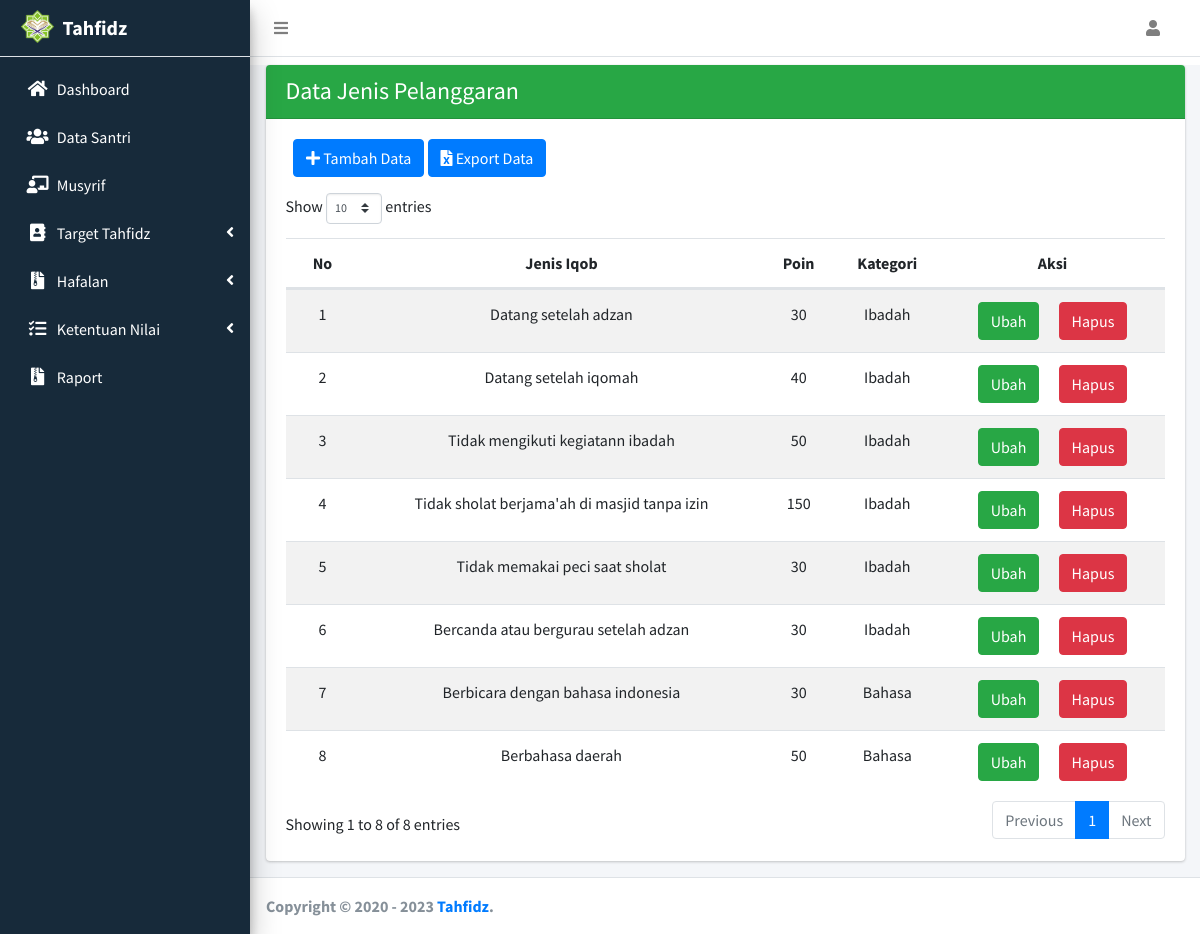
The page /index.php/pelanggaran/jenis_pelanggaran on the database its author committed.
### tables this page shows
CREATE TABLE `jenispelanggaran` (
  `IdJenisIqob` int(11) NOT NULL,
  `JenisIqob` varchar(100) NOT NULL,
  `Poin` double NOT NULL,
  `Kategori` enum('Ibadah','Bahasa') NOT NULL
);

### application/views/templates/wrapper-admin.php (called while the page is built)
<?php
require_once 'header.php';
require_once 'navbar.php';
require_once 'sidebar.php';
require_once 'content.php';
require_once 'footer.php';

### application/controllers/pelanggaran/Jenis_pelanggaran.php (called while the page is built, shortened)
<?php
class Jenis_pelanggaran extends CI_Controller
{
  public function __construct()
  {
    $this->load->model('Jenis_pelanggaran_M');
  }
  public function index()
  {
    $data = [
      'title' => 'Data Jenis Pelanggaran',
      'user' => $this->db->get_where('login', ['username' => $this->session->userdata('username')])->row_array(),
      'jenispelanggaran' => $this->Jenis_pelanggaran_M->getAllJenisPelanggaran(),
      'isi' => 'pelanggaran/v-jenispelanggaran',
    ];
    $this->load->view('templates/wrapper-admin', $data);
  }
}

### index.php (called while the page is built, shortened)
<?php
require_once BASEPATH.'core/CodeIgniter.php';

### application/views/templates/content.php (called while the page is built)
<?php
if ($isi) {
  $this->load->view($isi);
}

### application/models/Jenis_pelanggaran_M.php (called while the page is built, shortened)
<?php
class Jenis_pelanggaran_M extends CI_Model
{
  public function getAllJenisPelanggaran()
  {
    return $this->db->get('jenispelanggaran')->result_array();
  }
}

### application/views/pelanggaran/v-jenispelanggaran.php (the view, shortened to what this page needs)
<div class="content-wrapper">
  <div class="content mt-2">
    <div class="container-fluid">
      <div class="row">
        <div class="col-sm">
          <div class="card">
            <div class="card-header bg-success">
              <h4 class="m-0"><?= $title; ?></h4>
            </div>
            <div class="card-body">
              <div class="col mb-3">
                <button type="button" class="btn btn-primary" data-toggle="modal" data-target="#addJenisPelanggaran"><i class="fas fa-plus"></i> Tambah Data</button>
                <a href="<?= base_url('pelanggaran/jenis_pelanggaran/export_excel'); ?>" target="_blank" class="btn btn-primary"><i class="fas fa-file-excel"></i> Export Data</a>
              </div>
              <table id="example2" class="table  table-striped text-center">
                <thead>
                  <tr>
                    <th style="width: 50px;">No</th>
                    <th>Jenis Iqob</th>
                    <th>Poin</th>
                    <th>Kategori</th>
                    <th style="width: 200px;">Aksi</th>
                  </tr>
                </thead>
                <tbody>
                  <?php
                  $no = 1;
                  foreach ($jenispelanggaran as $jp) : ?>
                    <tr>
                      <td><?= $no++; ?></td>
                      <td><?= $jp['JenisIqob']; ?></td>
                      <td><?= $jp['Poin']; ?></td>
                      <td><?= $jp['Kategori']; ?></td>
                      <td>
                        <button class="btn btn-success" data-toggle="modal" data-target="#UpdateJenisPelanggaran<?= $jp['IdJenisIqob']; ?>">Ubah</button>
                        <a href="<?= base_url('pelanggaran/jenis_pelanggaran/delete/' . $jp['IdJenisIqob']); ?>" class="btn btn-danger ml-3 tombol-hapus" tipeData="Jenis Pelanggaran" namaData=<?= $jp['JenisIqob']; ?>>Hapus</a>
                      </td>
                    </tr>
                  <?php endforeach; ?>
                </tbody>
              </table>
            </div>
          </div>
        </div>
      </div>
    </div>
  </div>
</div>

### application/views/templates/header.php (shortened to what this page needs)
<!DOCTYPE html>
<html lang="en">
<head>
  <link rel="stylesheet" href="<?= base_url('vendors/'); ?>plugins/fontawesome-free/css/all.min.css">
  <link rel="stylesheet" href="https://code.ionicframework.com/ionicons/2.0.1/css/ionicons.min.css">
  <link rel="stylesheet" href="<?= base_url('vendors/'); ?>plugins/datatables-bs4/css/dataTables.bootstrap4.min.css">
  <link rel="stylesheet" href="<?= base_url('vendors/'); ?>plugins/datatables-responsive/css/responsive.bootstrap4.min.css">
  <link rel="stylesheet" href="<?= base_url('vendors/'); ?>plugins/sweetalert2-theme-bootstrap-4/bootstrap-4.min.css">
  <link rel="stylesheet" href="<?= base_url('vendors/'); ?>plugins/daterangepicker/daterangepicker.css">
  <link rel="stylesheet" href="<?= base_url('vendors/'); ?>plugins/icheck-bootstrap/icheck-bootstrap.min.css">
  <link rel="stylesheet" href="<?= base_url('vendors/'); ?>plugins/bootstrap-colorpicker/css/bootstrap-colorpicker.min.css">
  <link rel="stylesheet" href="<?= base_url('vendors/'); ?>plugins/tempusdominus-bootstrap-4/css/tempusdominus-bootstrap-4.min.css">
  <link rel="stylesheet" href="<?= base_url('vendors/'); ?>plugins/select2/css/select2.min.css">
  <link rel="stylesheet" href="<?= base_url('vendors/'); ?>plugins/select2-bootstrap4-theme/select2-bootstrap4.min.css">
  <link rel="stylesheet" href="<?= base_url('vendors/'); ?>dist/css/adminlte.min.css">
  <link rel="stylesheet" href="<?= base_url('vendors/'); ?>plugins/overlayScrollbars/css/OverlayScrollbars.min.css">
</head>
<body class="hold-transition sidebar-mini layout-fixed">
  <div class="wrapper">

### application/views/templates/navbar.php (shortened to what this page needs)
<nav class="main-header navbar navbar-expand navbar-white navbar-light">
  <ul class="navbar-nav">
    <li class="nav-item">
      <a class="nav-link" data-widget="pushmenu" href="#" role="button"><i class="fas fa-bars"></i></a>
    </li>
  </ul>
  <ul class="navbar-nav ml-auto">
    <li class="nav-item dropdown mr-3">
      <a class="nav-link" data-toggle="dropdown" href="#">
        <i class="fas fw fa-user"></i> <?= $user['level']; ?>
      </a>
    </li>
  </ul>
</nav>

### application/views/templates/sidebar.php (shortened to what this page needs)
<aside class="main-sidebar sidebar-light-primary elevation-4" style="background-color: #172a3a;">
  <a href="#" class="brand-link" style="background-color: #172a3a;">
    <img src="<?= base_url('assets/'); ?>img/tahfidz.png" alt="AdminLTE Logo" class="brand-image img-circle ">
    <span class="brand-text font-weight-bold" style="color: white;">Tahfidz</span>
  </a>
  <div class="sidebar" style="color: white;">
    <nav class="mt-2">
      <ul class="nav nav-pills nav-sidebar nav-child-indent nav-flat flex-column" data-widget="treeview" role="menu" data-accordion="false">
        <?php
        $url = $this->uri->segment(1);
        ?>
        <?php if ($user['level'] == 'Bagian Administrasi') : ?>
          <li class="nav-item mt-2">
            <a href="<?= base_url('Administrasi'); ?>" class="nav-link <?= $url == "Administrasi" ? 'active' : ''; ?>">
              <i class="nav-icon fas fa-fw fa-home" style="color: white;"></i>
              <p style="color: white;">
                Dashboard Administrasi
              </p>
            </a>
          </li>
        <?php else : ?>
          <li class="nav-item mt-2">
            <a href="<?= base_url('admin'); ?>" class="nav-link <?= $url == "admin" ? 'active' : ''; ?>">
              <i class="nav-icon fas fa-fw fa-home" style="color: white;"></i>
              <p style="color: white;">
                Dashboard
              </p>
            </a>
          </li>
        <?php endif; ?>
        <li class="nav-item mt-2">
          <a href="<?= base_url('santri'); ?>" class="nav-link <?= $url == "santri" ? 'active' : ''; ?>">
            <i class="nav-icon fas fa-fw fa-users" style="color: white;"></i>
            <p style="color: white;">
              Data Santri
            </p>
          </a>
        </li>
        <li class="nav-item mt-2">
          <a href="<?= base_url('musyrif'); ?>" class="nav-link <?= $url == "musyrif" ? 'active' : ''; ?>">
            <i class="nav-icon fas fa-fw fa-chalkboard-teacher" style="color: white;"></i>
            <p style="color: white;">
              Musyrif
            </p>
          </a>
        </li>
        <li class="nav-item mt-2 has-treeview <?= $url == "tahfidz" ? 'menu-open' : ''; ?>">
          <a href="#" class="nav-link <?= $url == "tahfidz" ? 'active' : ''; ?>">
            <i class="nav-icon fas fa-fw fa-address-book" style="color: white;"></i>
            <p style="color: white;">
              Target Tahfidz
              <i class="right fas fa-angle-left" style="color: white;"></i>
            </p>
          </a>
        </li>
        <li class="nav-item mt-2 has-treeview <?= $url == "halaqoh" ? 'menu-open' : ''; ?>">
          <a href="#" class="nav-link <?= $url == "halaqoh" ? 'active' : ''; ?>">
            <i class="nav-icon fas fa-fw fa-file-archive" style="color: white;"></i>
            <p style="color: white;">
              Hafalan
              <i class="right fas fa-angle-left"></i>
            </p>
          </a>
        </li>
        <li class="nav-item mt-2 has-treeview <?= $url == "nilai" ? 'menu-open' : ''; ?>"">
          <a href=" #" class="nav-link <?= $url == "nilai" ? 'active' : ''; ?>">
          <i class="nav-icon fas fa-fw fa-tasks" style="color: white;"></i>
          <p style="color: white;">
            Ketentuan Nilai
            <i class="right fas fa-angle-left"></i>
          </p>
          </a>
        </li>
        <li class="nav-item mt-2">
          <a href="<?= base_url('raport'); ?>" class="nav-link <?= $url == "raport" ? 'active' : ''; ?>">
            <i class="nav-icon fas fa-fw fa-file-archive" style="color: white;"></i>
            <p style="color: white;">
              Raport
            </p>
          </a>
        </li>
      </ul>
    </nav>
  </div>
</aside>

### application/views/templates/footer.php (shortened to what this page needs)
<footer class="main-footer">
  <strong>Copyright &copy; 2020 - <?= date('Y'); ?> <a href="https://www.aplikasipendidikan.net">Tahfidz</a>.</strong>
</footer>
</div>
</body>
</html>

### rows shown on the page
jenispelanggaran: JenisIqob "Datang setelah adzan", Poin "30", Kategori "Ibadah"
jenispelanggaran: JenisIqob "Datang setelah iqomah", Poin "40", Kategori "Ibadah"
jenispelanggaran: JenisIqob "Tidak mengikuti kegiatann ibadah", Poin "50", Kategori "Ibadah"
jenispelanggaran: JenisIqob "Tidak sholat berjama'ah di masjid tanpa izin", Poin "150", Kategori "Ibadah"
jenispelanggaran: JenisIqob "Tidak memakai peci saat sholat", Poin "30", Kategori "Ibadah"
jenispelanggaran: JenisIqob "Bercanda atau bergurau setelah adzan", Poin "30", Kategori "Ibadah"
jenispelanggaran: JenisIqob "Berbicara dengan bahasa indonesia", Poin "30", Kategori "Bahasa"
jenispelanggaran: JenisIqob "Berbahasa daerah", Poin "50", Kategori "Bahasa"

### other values the page prints
$title "Data Jenis Pelanggaran"
